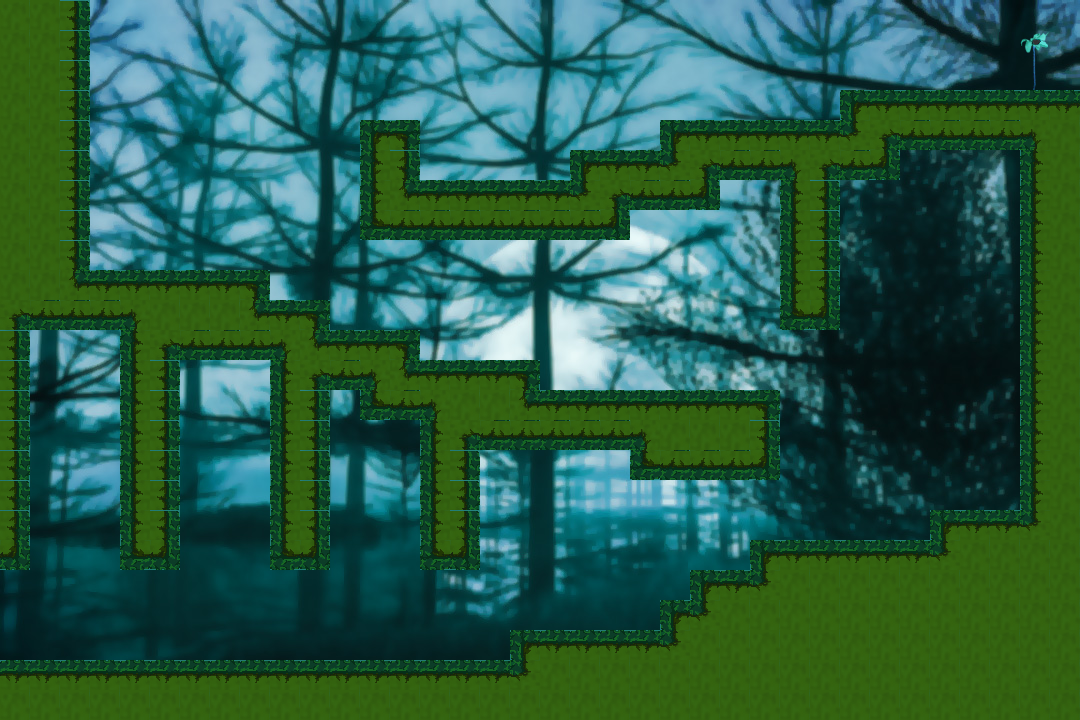

The image is a tile-based game level rendered from a .tmx file. Its description and source (layers, tilesets, objects; grid data summarised) follow:
An orthogonal 36x24 tile map with 30x30 px tiles, 2 tile layers (Background, Tile Layer 1), 3 tilesets and 44 objects.

<map version="1.5" tiledversion="1.7.2" orientation="orthogonal" renderorder="right-down" width="36" height="24" tilewidth="30" tileheight="30" infinite="0" nextlayerid="12" nextobjectid="55">
 <editorsettings>
  <export target="level4.lua" format="lua" />
 </editorsettings>
 <tileset firstgid="1" name="SPIDER_TILESET" tilewidth="30" tileheight="30" tilecount="16" columns="4">
  <image source="../Tilesets/SPIDER_TILESET.png" width="120" height="120" />
 </tileset>
 <tileset firstgid="17" name="spider" tilewidth="1080" tileheight="720" tilecount="1" columns="1">
  <image source="../All background/spider.jpg" width="1080" height="720" />
 </tileset>
 <tileset firstgid="18" name="ful blue" tilewidth="30" tileheight="30" tilecount="2" columns="1">
  <image source="../ful/ful blue.png" width="30" height="60" />
 </tileset>
 <layer id="1" name="Background" width="36" height="24" locked="1">
  <data>[864 cells, 1 non-empty, 1 distinct tile ids]</data>
 </layer>
 <objectgroup id="11" name="flower" />
 <layer id="2" name="Tile Layer 1" width="36" height="24">
  <data>[864 cells, 367 non-empty, 15 distinct tile ids]</data>
 </layer>
 <objectgroup id="3" name="Platform">
  <object id="8" x="1.14141" y="657.451" width="1078.63" height="61.636" />
  <object id="9" x="510.209" y="626.633" width="570.704" height="31.9594" />
  <object id="10" x="660.875" y="599.239" width="421.179" height="26.2524" />
  <object id="11" x="690.552" y="567.28" width="391.503" height="29.6766" />
  <object id="12" x="749.905" y="537.603" width="332.15" height="30.818" />
  <object id="13" x="931.389" y="506.785" width="150.666" height="30.818" />
  <object id="14" x="1020.42" y="89.0298" width="61.636" height="417.755" />
  <object id="16" x="-1.14141" y="-2.28282" width="31.9594" height="570.704" />
  <object id="17" x="122.131" y="359.543" width="58.2118" height="207.736" />
  <object id="18" x="270.514" y="391.503" width="62.7774" height="180.342" />
  <object id="19" x="421.179" y="448.573" width="58.2118" height="119.848" />
  <object id="20" x="628.916" y="389.22" width="151.807" height="89.0298" />
  <object id="21" x="421.179" y="389.22" width="206.595" height="57.0704" />
  <object id="22" x="358.402" y="331.008" width="60.4946" height="87.8884" />
  <object id="23" x="417.755" y="359.543" width="122.131" height="28.5352" />
  <object id="24" x="270.514" y="331.008" width="85.6056" height="57.0704" />
  <object id="26" x="33.9734" y="270.514" width="236.541" height="86.747" />
  <object id="29" x="269.372" y="299.049" width="59.3532" height="34.2422" />
  <object id="32" x="28.5352" y="0" width="61.636" height="271.655" />
  <object id="33" x="359.543" y="116.424" width="61.636" height="123.272" />
  <object id="34" x="420.038" y="176.918" width="208.878" height="63.9188" />
  <object id="35" x="572.987" y="151.807" width="148.383" height="57.0704" />
  <object id="36" x="658.592" y="119.848" width="240.837" height="60.4946" />
  <object id="37" x="841.218" y="91.3126" width="89.0298" height="59.3532" />
  <object id="38" x="779.581" y="176.918" width="59.3532" height="155.231" />
  <object id="50" x="-9.13126" y="-13.6969" width="1095.75" height="17.1211" />
  <object id="51" x="1078.63" y="-4.56563" width="14.8383" height="720.228" />
  <object id="52" x="-11.4141" y="487.381" width="14.8383" height="233.989" />
  <object id="53" x="928.049" y="90.3944" width="99.4338" height="58.7563" />
 </objectgroup>
 <objectgroup id="6" name="water" />
 <objectgroup id="7" name="walls">
  <object id="39" x="70.7673" y="-2.28282" width="19.4039" height="287.635" />
  <object id="40" x="358.402" y="121.674" width="21.6867" height="119.163" />
  <object id="41" x="824.096" y="178.06" width="18.2625" height="154.09" />
  <object id="42" x="881.167" y="147.242" width="19.4039" height="35.3836" />
  <object id="44" x="1019.28" y="86.747" width="20.5453" height="421.179" />
  <object id="45" x="12.5555" y="323.018" width="19.4039" height="245.403" />
  <object id="46" x="119.848" y="357.261" width="62.7774" height="213.443" />
  <object id="47" x="269.372" y="386.937" width="65.0602" height="186.049" />
  <object id="48" x="420.038" y="445.149" width="59.3532" height="124.413" />
  <object id="54" x="750" y="390" width="30" height="90" />
 </objectgroup>
 <objectgroup id="8" name="frog">
  <object id="6" x="461.129" y="144.959" width="28.5352" height="28.5352" />
 </objectgroup>
 <objectgroup id="9" name="lizard">
  <object id="3" x="332.932" y="608.919" width="27.3938" height="27.3938" />
  <object id="5" x="137.929" y="218.147" width="31.9594" height="28.5352" />
 </objectgroup>
 <objectgroup id="10" name="bird" />
 <objectgroup id="4" name="respawn_point">
  <object id="1" x="56.6572" y="522.907" width="41.0907" height="41.0907" />
 </objectgroup>
 <objectgroup id="5" name="end_point">
  <object id="2" x="1030.69" y="49.0805" width="30.818" height="29.6766" />
 </objectgroup>
</map>